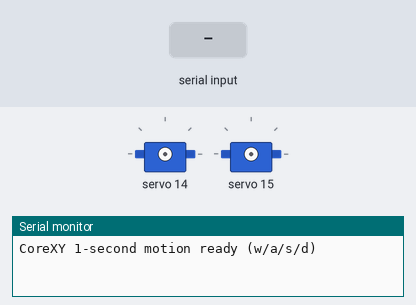
A sketch run on a simulated Arduino Uno, built with avr-gcc and run on an emulated ATmega328P. Parts: 2 × servo, the last lines printed to the serial monitor. The inputs (shaded band) are chosen by the test bench.

Above: at 2.2 s.
2.3 s: "w" received over Serial
At 4.2 s:
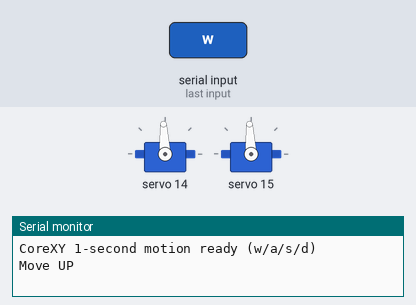
4.8 s: "s" received over Serial
At 5.3 s:
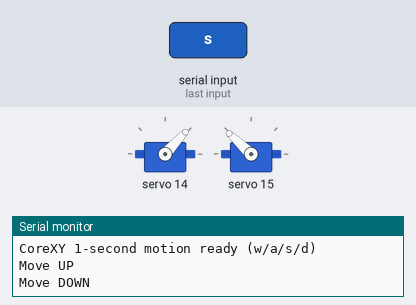
7.3 s: "a" received over Serial
At 8.1 s:
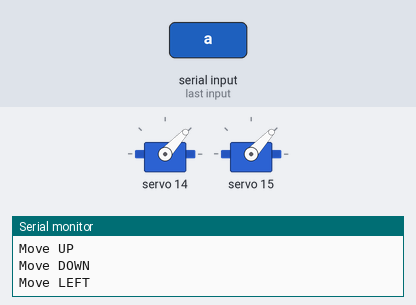
9.8 s: "d" received over Serial
At 10.3 s:
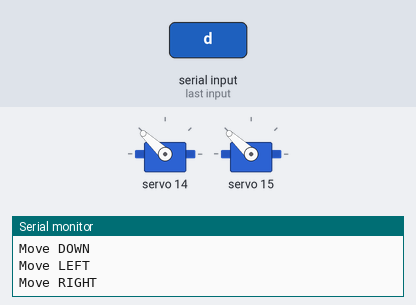
Timing chart, 0 to 12.8 s (numbered marks = the images above; inputs shaded):
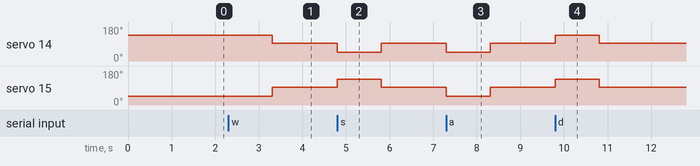

The sketch:

corexy_1s_movement.ino
```cpp
#include <Wire.h>
#include <Adafruit_PWMServoDriver.h>

Adafruit_PWMServoDriver pwm = Adafruit_PWMServoDriver();

#define SERVO_FREQ 50
#define SERVO_A 14
#define SERVO_B 15

#define SERVO_NEUTRAL 307
#define SERVO_FORWARD 440
#define SERVO_REVERSE 170

// move speed settings
#define MOVE_SPEED 70      // % of max speed
#define MOVE_DURATION 1000 // milliseconds (1 second)

void setup() {
  Serial.begin(9600);
  pwm.begin();
  pwm.setPWMFreq(SERVO_FREQ);
  delay(1000);
  Serial.println("CoreXY 1-second motion ready (w/a/s/d)");
}

void setServoSpeed(uint8_t servoNum, int speed) {
  speed = constrain(speed, -100, 100);
  int pulse;
  if (speed == 0) pulse = SERVO_NEUTRAL;
  else if (speed > 0)
    pulse = map(speed, 0, 100, SERVO_NEUTRAL, SERVO_FORWARD);
  else
    pulse = map(speed, -100, 0, SERVO_REVERSE, SERVO_NEUTRAL);
  pwm.setPWM(servoNum, 0, pulse);
}

void moveCoreXY(float dx, float dy) {
  // CoreXY transform
  int speedA = (dx + dy) * MOVE_SPEED;
  int speedB = (dx - dy) * MOVE_SPEED;

  setServoSpeed(SERVO_A, speedA);
  setServoSpeed(SERVO_B, speedB);

  delay(MOVE_DURATION);  // run for 1 second

  // stop servos
  setServoSpeed(SERVO_A, 0);
  setServoSpeed(SERVO_B, 0);
}

void loop() {
  if (Serial.available()) {
    char c = Serial.read();

    float dx = 0, dy = 0;
    if (c == 'w') dy = +1;     // up
    if (c == 's') dy = -1;     // down
    if (c == 'a') dx = -1;     // left
    if (c == 'd') dx = +1;     // right

    if (dx != 0 || dy != 0) {
      Serial.print("Move ");
      if (c == 'w') Serial.println("UP");
      if (c == 's') Serial.println("DOWN");
      if (c == 'a') Serial.println("LEFT");
      if (c == 'd') Serial.println("RIGHT");

      moveCoreXY(dx, dy);
    }
  }
}
```

Measured:
- after the input at 2.3 s, servo 14: 137° → 93° after 1.0 s; servo 15: 47° → 93° after 1.0 s
- after the input at 4.8 s, servo 14: 93° → 47° at once, → 93° 1.0 s later; servo 15: 93° → 137° at once, → 93° 1.0 s later
- after the input at 7.3 s, servo 14, servo 15: 93° → 47° at once, → 93° 1.0 s later
- after the input at 9.8 s, servo 14, servo 15: 93° → 137° at once, → 93° 1.0 s later
